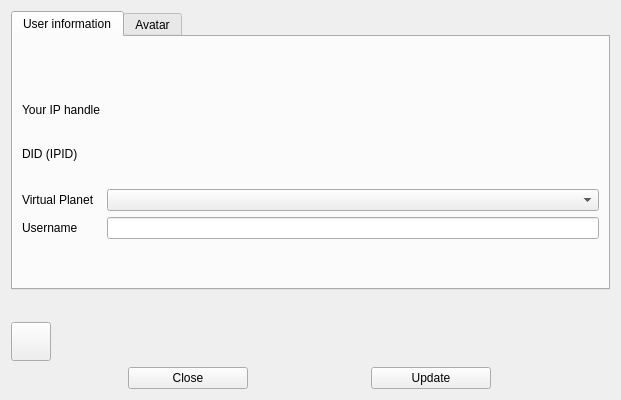
<?xml version="1.0" encoding="UTF-8"?>
<ui version="4.0">
 <class>ProfileEditDialog</class>
 <widget class="QDialog" name="ProfileEditDialog">
  <property name="geometry">
   <rect>
    <x>0</x>
    <y>0</y>
    <width>621</width>
    <height>400</height>
   </rect>
  </property>
  <property name="windowTitle">
   <string>Dialog</string>
  </property>
  <layout class="QVBoxLayout" name="verticalLayout_2">
   <item>
    <layout class="QVBoxLayout" name="verticalLayout">
     <item>
      <widget class="QTabWidget" name="pEditTabWidget">
       <property name="currentIndex">
        <number>0</number>
       </property>
       <widget class="QWidget" name="tab">
        <attribute name="title">
         <string>User information</string>
        </attribute>
        <layout class="QGridLayout" name="gridLayout_2">
         <item row="4" column="0">
          <widget class="QLabel" name="label_5">
           <property name="text">
            <string>DID (IPID)</string>
           </property>
          </widget>
         </item>
         <item row="2" column="1">
          <widget class="QLabel" name="labelInfo">
           <property name="text">
            <string/>
           </property>
          </widget>
         </item>
         <item row="4" column="1">
          <widget class="QLabel" name="profileDid">
           <property name="text">
            <string/>
           </property>
           <property name="textInteractionFlags">
            <set>Qt::LinksAccessibleByMouse|Qt::TextSelectableByKeyboard|Qt::TextSelectableByMouse</set>
           </property>
          </widget>
         </item>
         <item row="6" column="0">
          <widget class="QLabel" name="label_6">
           <property name="text">
            <string>Virtual Planet</string>
           </property>
          </widget>
         </item>
         <item row="3" column="1">
          <widget class="QLabel" name="ipHandle">
           <property name="text">
            <string/>
           </property>
           <property name="textInteractionFlags">
            <set>Qt::LinksAccessibleByMouse|Qt::TextSelectableByKeyboard|Qt::TextSelectableByMouse</set>
           </property>
          </widget>
         </item>
         <item row="9" column="1">
          <spacer name="verticalSpacer">
           <property name="orientation">
            <enum>Qt::Vertical</enum>
           </property>
           <property name="sizeType">
            <enum>QSizePolicy::Maximum</enum>
           </property>
           <property name="sizeHint" stdset="0">
            <size>
             <width>20</width>
             <height>40</height>
            </size>
           </property>
          </spacer>
         </item>
         <item row="7" column="1">
          <widget class="QLineEdit" name="username">
           <property name="maxLength">
            <number>16</number>
           </property>
           <property name="clearButtonEnabled">
            <bool>false</bool>
           </property>
          </widget>
         </item>
         <item row="7" column="0">
          <widget class="QLabel" name="label">
           <property name="text">
            <string>Username</string>
           </property>
          </widget>
         </item>
         <item row="5" column="1">
          <spacer name="verticalSpacer_4">
           <property name="orientation">
            <enum>Qt::Vertical</enum>
           </property>
           <property name="sizeType">
            <enum>QSizePolicy::Maximum</enum>
           </property>
           <property name="sizeHint" stdset="0">
            <size>
             <width>20</width>
             <height>10</height>
            </size>
           </property>
          </spacer>
         </item>
         <item row="6" column="1">
          <widget class="QComboBox" name="vPlanet"/>
         </item>
         <item row="3" column="0">
          <widget class="QLabel" name="label_4">
           <property name="text">
            <string>Your IP handle</string>
           </property>
          </widget>
         </item>
        </layout>
       </widget>
       <widget class="QWidget" name="tab_2">
        <attribute name="title">
         <string>Avatar</string>
        </attribute>
        <layout class="QVBoxLayout" name="verticalLayout_3">
         <item>
          <layout class="QVBoxLayout" name="verticalLayout_4">
           <item>
            <widget class="QLabel" name="iconHash">
             <property name="text">
              <string/>
             </property>
            </widget>
           </item>
           <item>
            <widget class="QLabel" name="iconPixmap">
             <property name="text">
              <string/>
             </property>
            </widget>
           </item>
           <item>
            <spacer name="verticalSpacer_2">
             <property name="orientation">
              <enum>Qt::Vertical</enum>
             </property>
             <property name="sizeHint" stdset="0">
              <size>
               <width>20</width>
               <height>40</height>
              </size>
             </property>
            </spacer>
           </item>
           <item>
            <widget class="QPushButton" name="changeIconButton">
             <property name="text">
              <string>Change avatar</string>
             </property>
            </widget>
           </item>
          </layout>
         </item>
        </layout>
       </widget>
      </widget>
     </item>
     <item>
      <layout class="QHBoxLayout" name="horizontalLayout_3">
       <item>
        <spacer name="horizontalSpacer_2">
         <property name="orientation">
          <enum>Qt::Horizontal</enum>
         </property>
         <property name="sizeType">
          <enum>QSizePolicy::Maximum</enum>
         </property>
         <property name="sizeHint" stdset="0">
          <size>
           <width>120</width>
           <height>20</height>
          </size>
         </property>
        </spacer>
       </item>
       <item>
        <widget class="QLabel" name="labelWarning">
         <property name="text">
          <string/>
         </property>
         <property name="wordWrap">
          <bool>true</bool>
         </property>
        </widget>
       </item>
      </layout>
     </item>
     <item>
      <layout class="QHBoxLayout" name="horizontalLayout">
       <item>
        <widget class="QToolButton" name="lockButton">
         <property name="text">
          <string/>
         </property>
         <property name="icon">
          <iconset resource="galacteek.qrc">
           <normaloff>:/share/icons/kgpg.png</normaloff>:/share/icons/kgpg.png</iconset>
         </property>
         <property name="iconSize">
          <size>
           <width>32</width>
           <height>32</height>
          </size>
         </property>
         <property name="checkable">
          <bool>true</bool>
         </property>
        </widget>
       </item>
       <item>
        <spacer name="horizontalSpacer">
         <property name="orientation">
          <enum>Qt::Horizontal</enum>
         </property>
         <property name="sizeHint" stdset="0">
          <size>
           <width>40</width>
           <height>20</height>
          </size>
         </property>
        </spacer>
       </item>
      </layout>
     </item>
    </layout>
   </item>
   <item>
    <layout class="QHBoxLayout" name="horizontalLayout_2">
     <item>
      <widget class="QPushButton" name="closeButton">
       <property name="maximumSize">
        <size>
         <width>120</width>
         <height>16777215</height>
        </size>
       </property>
       <property name="text">
        <string>Close</string>
       </property>
      </widget>
     </item>
     <item>
      <widget class="QPushButton" name="updateButton">
       <property name="sizePolicy">
        <sizepolicy hsizetype="Preferred" vsizetype="Preferred">
         <horstretch>0</horstretch>
         <verstretch>0</verstretch>
        </sizepolicy>
       </property>
       <property name="maximumSize">
        <size>
         <width>120</width>
         <height>16777215</height>
        </size>
       </property>
       <property name="text">
        <string>Update</string>
       </property>
      </widget>
     </item>
    </layout>
   </item>
  </layout>
 </widget>
 <resources>
  <include location="galacteek.qrc"/>
 </resources>
 <connections/>
</ui>
